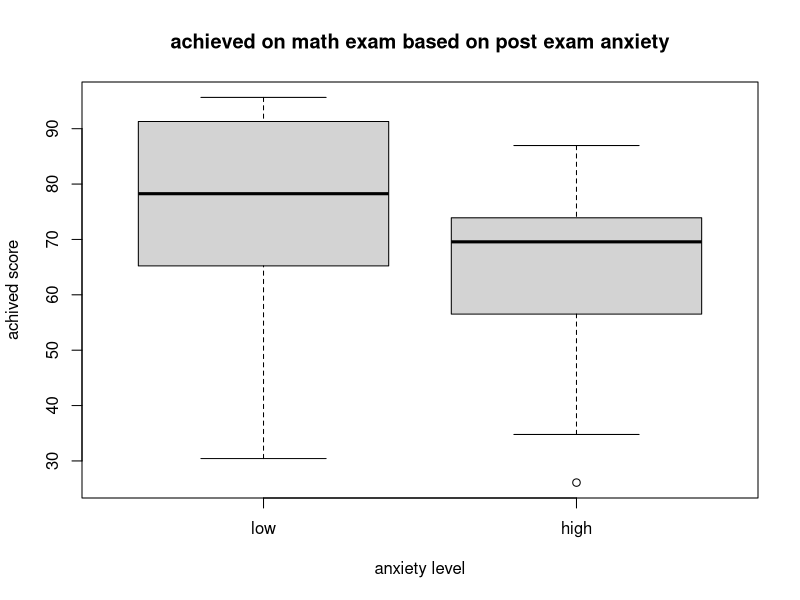

Write the R code that produced this figure.
#Andrew Matyas
#ISTA 370
#12/6/15
#Final Project

final_results <- read.table("group11-experiment-results.csv", header=TRUE, sep=",")
View(final_results)

median(final_results$sleep)
mean(final_results$sleep)

low_sleep<- subset(final_results,sleep < 5)
med_sleep<- subset(final_results,sleep  >= 5 & sleep<=7)
high_sleep<- subset(final_results,sleep >7)

mean(final_results$expected.score)
#77.63
sd(final_results$expected.score)
#16.33
mean(final_results$achieved.score)
#69.27
sd(final_results$achieved.score)
#17.87
length(which(final_results$instructions==1))
length(which(final_results$instructions==2))





low_pre_anx<- subset(final_results,pre.exam.anx <= 19) 
high_pre_anx<- subset(final_results,pre.exam.anx > 19) 

low_post_anx<- subset(final_results,post.exam.anx <= 14) 
high_post_anx<- subset(final_results,post.exam.anx > 14) 



#corralation between achieved score  


cor(final_results$achieved.score, final_results$post.exam.anx)

cor(final_results$achieved.score, final_results$pre.exam.anx)

cor(final_results$achieved.score, final_results$instructions)

# corralation between expected 
cor(final_results$expected.score, final_results$post.exam.anx)

cor(final_results$expected.score, final_results$pre.exam.anx)

cor(final_results$expected.score, final_results$instructions)

#corralation of difference of scores 

cor(final_results$As.Es, final_results$post.exam.anx)

cor(final_results$As.Es, final_results$pre.exam.anx)

cor(final_results$As.Es, final_results$instructions)


# 1 way Anova of achieved

summary(aov(achieved.score~pre.exam.anx,data=final_results))

summary(aov(achieved.score~post.exam.anx,data=final_results)) #significance

summary(aov(achieved.score~instructions,data=final_results))

# 1 way Anova of expected

summary(aov(expected.score~pre.exam.anx,data=final_results))

summary(aov(expected.score~post.exam.anx,data=final_results))

summary(aov(expected.score~instructions,data=final_results))

# 1 way Anova of difference of scores

summary(aov(As.Es~pre.exam.anx,data=final_results))

summary(aov(As.Es~post.exam.anx,data=final_results)) #significance

summary(aov(As.Es~instructions,data=final_results))



#T test

t.test(low_pre_anx$achieved.score,high_pre_anx$achieved.score) #significance
t.test(low_post_anx$achieved.score,high_post_anx$achieved.score) #significance

t.test(low_pre_anx$expected.score,high_pre_anx$expected.score) #significance
t.test(low_post_anx$expected.score,high_post_anx$expected.score)

t.test(low_pre_anx$As.Es,high_pre_anx$As.Es)
t.test(low_post_anx$As.Es,high_post_anx$As.Es)


# corrolations of measured extranious 

#achieved

cor(final_results$achieved.score, final_results$sleep)
cor(final_results$achieved.score, final_results$sleep.avg)
cor(final_results$achieved.score, final_results$S.Sa)
cor(final_results$achieved.score, final_results$exercise)

#expected

cor(final_results$expected.score, final_results$sleep)
cor(final_results$expected.score, final_results$sleep.avg)
cor(final_results$expected.score, final_results$S.Sa)
cor(final_results$expected.score, final_results$exercise)

#As-Es
cor(final_results$As.Es, final_results$sleep)
cor(final_results$As.Es, final_results$sleep.avg)
cor(final_results$As.Es, final_results$S.Sa)
cor(final_results$As.Es, final_results$exercise)


# anova measured extraneous 

summary(aov(achieved.score~sleep*sleep.avg*S.Sa*exercise,data=final_results)) #significant
summary(aov(expected.score~sleep*sleep.avg*S.Sa*exercise,data=final_results)) #significant
summary(aov(As.Es~sleep*sleep.avg*S.Sa*exercise,data=final_results))  #significant


summary(aov(achieved.score~sleep,data=final_results)) #significant
summary(aov(achieved.score~sleep.avg,data=final_results)) #significant
summary(aov(achieved.score~sleep.avg*exercise,data=final_results)) #significant:sleep

summary(aov(expected.score~sleep,data=final_results))
summary(aov(expected.score~sleep.avg,data=final_results)) #significant
summary(aov(expected.score~sleep*sleep.avg,data=final_results)) #significant:sleep.avg
summary(aov(expected.score~sleep*exercise,data=final_results))
summary(aov(expected.score~sleep.avg*exercise,data=final_results))
summary(aov(expected.score~sleep*sleep.avg*S.Sa,data=final_results)) #significant:sleep.avg

summary(aov(As.Es~sleep,data=final_results))  #significant
summary(aov(As.Es~sleep*exercise,data=final_results)) #significant: sleep,sleep&exercise

#T test for sleep

t.test(low_sleep$achieved.score,med_sleep$achieved.score)
t.test(low_sleep$achieved.score,high_sleep$achieved.score)
t.test(med_sleep$achieved.score,high_sleep$achieved.score)

t.test(low_sleep$expected.score,med_sleep$expected.score)
t.test(low_sleep$expected.score,high_sleep$expected.score)
t.test(med_sleep$expected.score,high_sleep$expected.score)

t.test(low_sleep$As.Es,med_sleep$As.Es)
t.test(low_sleep$As.Es,high_sleep$As.Es) #significant difference
t.test(med_sleep$As.Es,high_sleep$As.Es)


boxplot(
  achieved.score~Post.high.low,
  data=final_results,
  main="achieved on math exam based on post exam anxiety",
  xlab="anxiety level",
  ylab="achived score",
  names=c("low","high")
)
